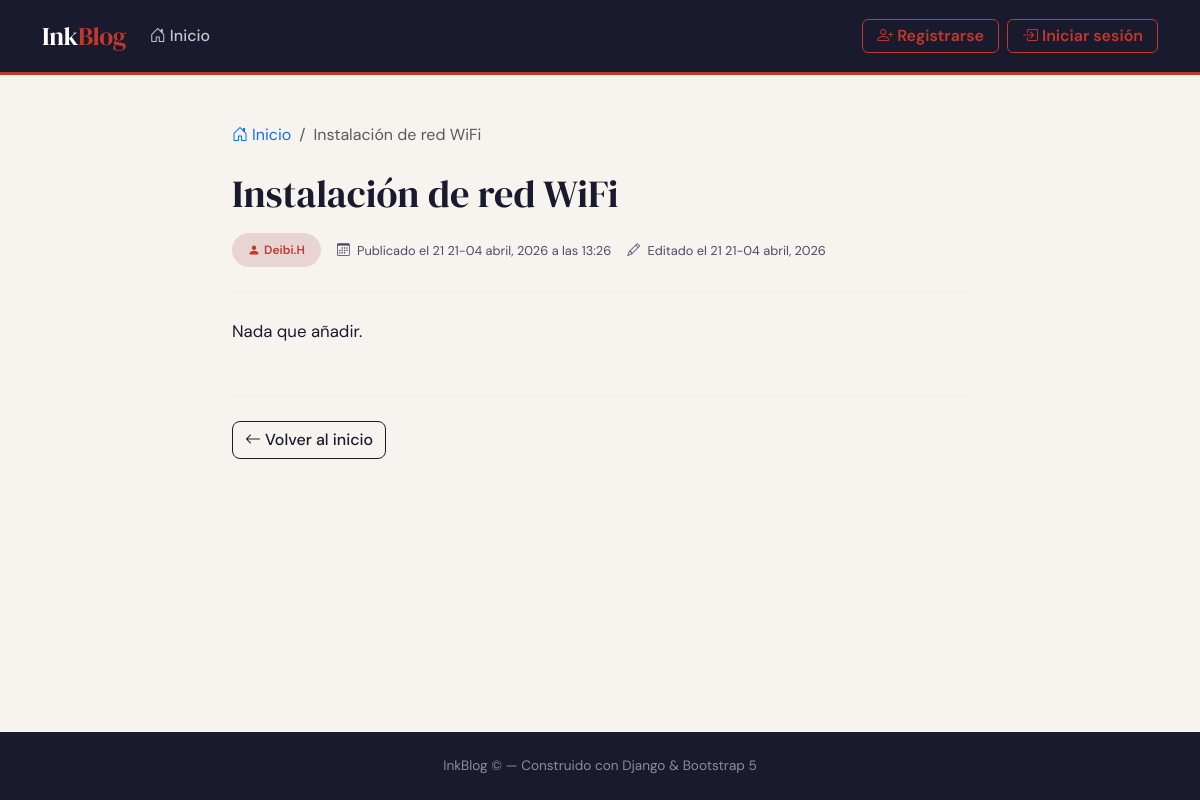
The app's page /post/1/ with its own data.
### MainApp/models.py (models this page shows, shortened)
class Post(models.Model):
    titulo = models.CharField(max_length=200, verbose_name="Título")
    contenido = models.TextField(verbose_name="Contenido")
    autor = models.ForeignKey(
        User,
        on_delete=models.CASCADE,
        related_name="posts",
        verbose_name="Autor"
    )
    fecha_creacion = models.DateTimeField(auto_now_add=True, verbose_name="Fecha de creación")
    fecha_actualizacion = models.DateTimeField(auto_now=True, verbose_name="Última actualización")
    class Meta:
        ordering = ["-fecha_creacion"]
        verbose_name = "Post"
        verbose_name_plural = "Posts"

### MainApp/views.py (the view)
# urls.py: path("post/<int:pk>/", views.PostDetailView.as_view(), name="post_detail"),
class PostDetailView(DetailView):
    model = Post
    template_name = "post_detail.html"
    context_object_name = "post"

### templates/post_detail.html (shortened to what this page needs)
{% extends "base.html" %}
{% block content %}
<div class="row justify-content-center">
  <div class="col-12 col-lg-8">
    <nav aria-label="breadcrumb" class="mb-4">
      <ol class="breadcrumb">
        <li class="breadcrumb-item">
          <a href="{% url 'blog:post_list' %}" class="text-decoration-none">
            <i class="bi bi-house-door me-1"></i>Inicio
          </a>
        </li>
        <li class="breadcrumb-item active" aria-current="page">{{ post.titulo|truncatewords:6 }}</li>
      </ol>
    </nav>
    <header class="mb-4">
      <h1 class="post-detail-title mb-3">{{ post.titulo }}</h1>
      <div class="d-flex flex-wrap align-items-center gap-3">
        <span class="badge-autor py-2 px-3">
          <i class="bi bi-person-fill me-1"></i>{{ post.autor.username }}
        </span>
        <span class="meta-text">
          <i class="bi bi-calendar3 me-1"></i>
          Publicado el {{ post.fecha_creacion|date:"d de F, Y \a \l\a\s H:i" }}
        </span>
        {% if post.fecha_creacion != post.fecha_actualizacion %}
        <span class="meta-text">
          <i class="bi bi-pencil me-1"></i>
          Editado el {{ post.fecha_actualizacion|date:"d de F, Y" }}
        </span>
        {% endif %}
      </div>
    </header>
    <hr class="divider mb-4" />
    <div class="post-content">
      {{ post.contenido|linebreaks }}
    </div>
    <hr class="divider mt-5 mb-4" />
    <div class="d-flex flex-wrap gap-2 justify-content-between align-items-center">
      <a href="{% url 'blog:post_list' %}" class="btn btn-outline-ink">
        <i class="bi bi-arrow-left me-1"></i>Volver al inicio
      </a>
    </div>
  </div>
</div>
{% endblock %}

### templates/base.html (style rules this page uses)
:root { --ink: #1a1a2e; --ink-soft: #4a4a6a; --cream: #f7f4ef; --accent: #c0392b; --accent-lt: #e8d5d3; --border: #ddd8d0; --card-bg: #ffffff; }
* { box-sizing: border-box; }
body { font-family: 'DM Sans', sans-serif; background: var(--cream); color: var(--ink); min-height: 100vh; display: flex; flex-direction: column; }
.badge-autor { background: var(--accent-lt); color: var(--accent); font-size: 0.75rem; font-weight: 600; border-radius: 20px; padding: 3px 10px; }
.meta-text { font-size: 0.8rem; color: var(--ink-soft); }
.post-detail-title { font-family: 'DM Serif Display', serif; font-size: 2.4rem; line-height: 1.2; }
.post-content { font-size: 1.05rem; line-height: 1.85; }
.divider { border-color: var(--border); }
.btn-outline-ink { border: 1.5px solid var(--ink); color: var(--ink); font-weight: 500; border-radius: 8px; }

### records on screen
Post: titulo "Instalación de red WiFi", autor.username "Deibi.H", fecha_creacion "21 21-04 abril, 2026 a las 13:26", fecha_actualizacion "21 21-04 abril, 2026", contenido "Nada que añadir."
